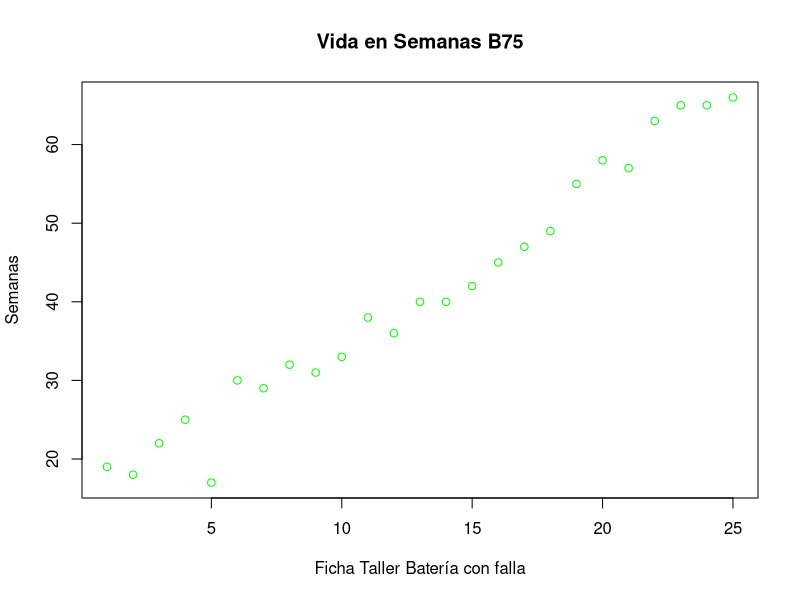
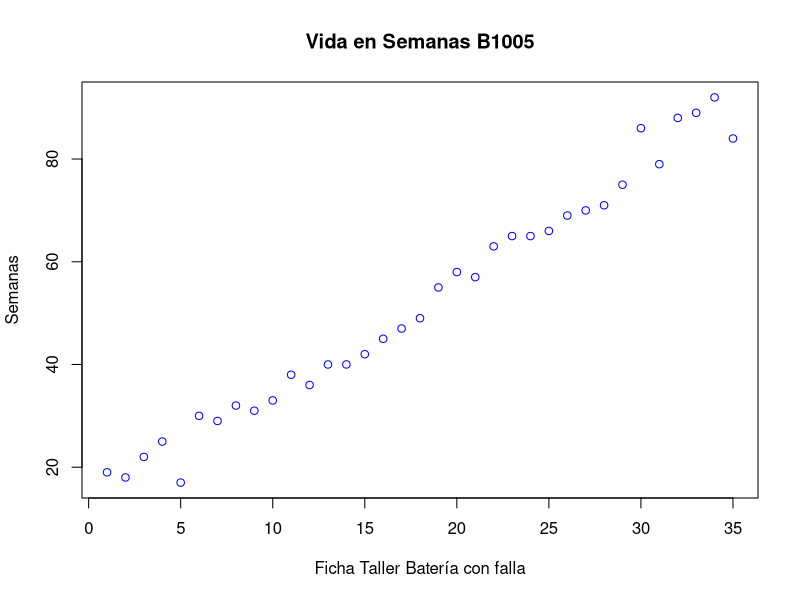
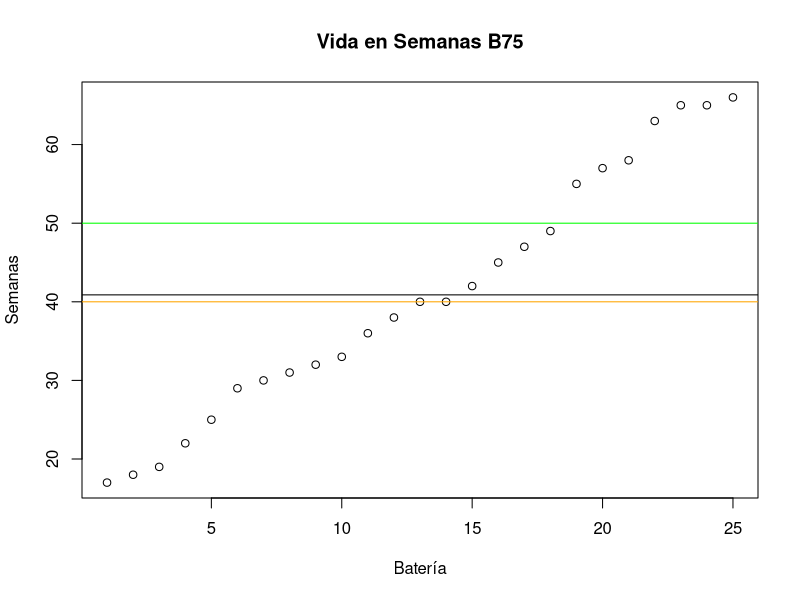
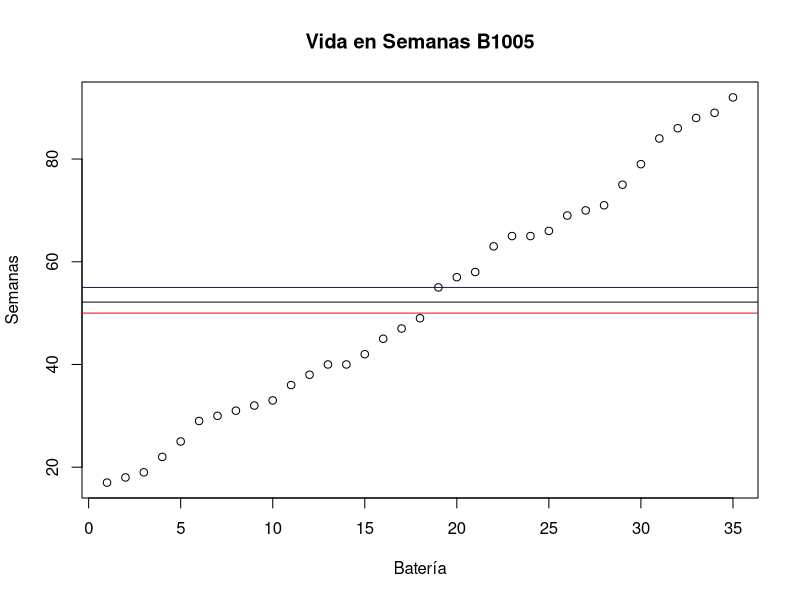
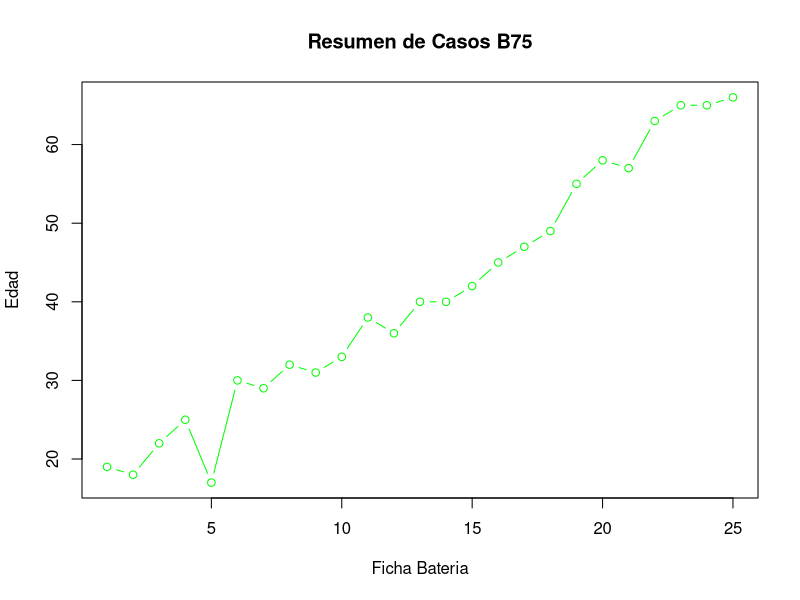
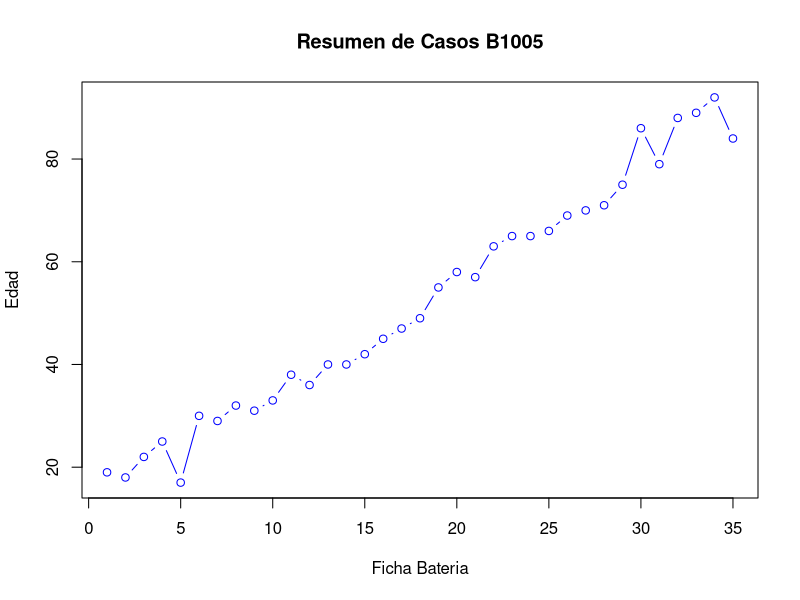
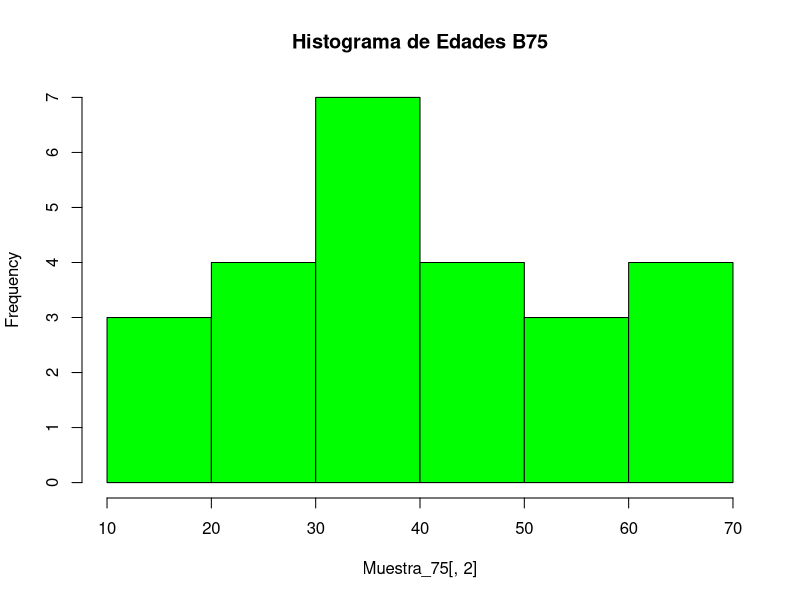
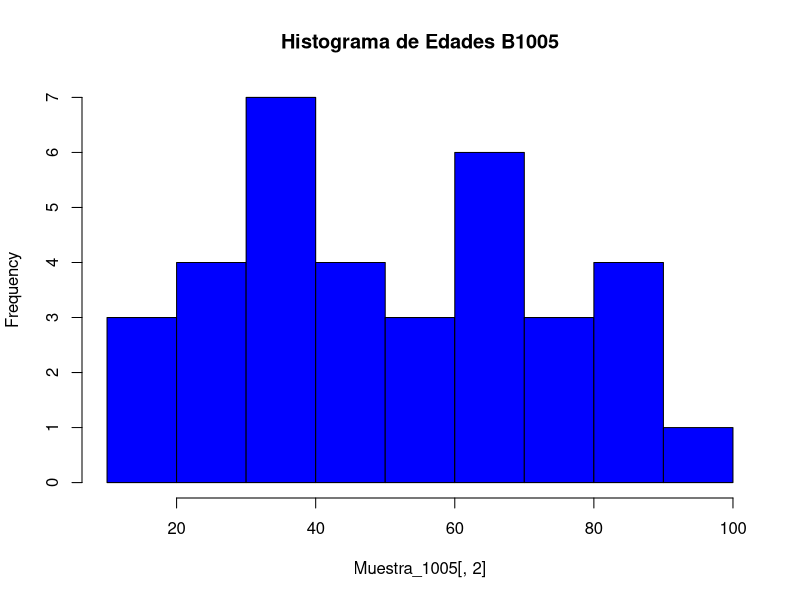

Source code (R) for these figures, in order:
## ---- chunk 1
knitr::opts_chunk$set(echo = TRUE)
## ---- chunk 2
datos_75 <- c(1 , 19 , 0,
2 , 18 , 0,
3 , 22 , 0,
4 , 25 , 0,
5 , 17 , 0,
6 , 30 , 0,
7 , 29 , 0,
8 , 32 , 0,
9 , 31 , 0,
10, 33 , 0,
11, 38 , 0,
12, 36 , 0,
13, 40 , 1,
14, 40 , 0,
15, 42 , 0,
16, 45 , 0,
17, 47 , 0,
18, 49 , 0,
19, 55 , 0,
20, 58 , 1,
21, 57 , 1,
22, 63 , 1,
23, 65 , 1,
24, 65 , 1,
25, 66 , 1)
Muestra_75 <- matrix(datos_75, ncol = 3, byrow = TRUE)
Muestra_75
## ---- chunk 3
datos_1005 <- c(1 , 19 , 0,
2 , 18 , 0,
3 , 22 , 0,
4 , 25 , 0,
5 , 17 , 0,
6 , 30 , 0,
7 , 29 , 0,
8 , 32 , 0,
9 , 31 , 0,
10, 33 , 0,
11, 38 , 0,
12, 36 , 0,
13, 40 , 1,
14, 40 , 0,
15, 42 , 0,
16, 45 , 0,
17, 47 , 0,
18, 49 , 0,
19, 55 , 0,
20, 58 , 1,
21, 57 , 1,
22, 63 , 1,
23, 65 , 1,
24, 65 , 1,
25, 66 , 1,
26, 69 , 1,
27, 70 , 1,
28, 71 , 1,
29, 75 , 1,
30, 86 , 1,
31, 79 , 1,
32, 88 , 1,
33, 89 , 0,
34, 92 , 1,
35, 84, 1)
Muestra_1005 <- matrix(datos_1005, ncol = 3, byrow = TRUE)
Muestra_1005
## ---- chunk 4
which.max(Muestra_75[1:25,2])
which.max(Muestra_1005[1:35,2])
## ---- chunk 5
Muestra_75[25,2]
Muestra_1005[34,2]
## ---- chunk 6
plot((Muestra_75[ ,2]), main = "Vida en Semanas B75", xlab = "Ficha Taller Batería con falla", ylab = "Semanas", col = "green")
plot((Muestra_1005[ ,2]), main = "Vida en Semanas B1005", xlab = "Ficha Taller Batería con falla", ylab = "Semanas", col = "blue")
## ---- chunk 7
promedio_B75 <- mean(Muestra_75[ ,2])
promedio_B75
promedio_B1005 <- mean(Muestra_1005[ ,2])
promedio_B1005
## ---- chunk 8
plot (sort(Muestra_75[ ,2]), main= "Vida en Semanas B75",xlab="Batería", ylab= "Semanas")
abline(h=promedio_B75)
abline(h=40,col="orange")
abline(h=50,col="green")
plot (sort(Muestra_1005[ ,2]), main= "Vida en Semanas B1005",xlab="Batería", ylab= "Semanas")
abline(h=promedio_B1005)
abline(h=50,col="red")
abline(h=55,col="blue")
## ---- chunk 9
plot(Muestra_75[ , 1:2],main = "Resumen de Casos B75",xlab = "Ficha Bateria",ylab="Edad", type="b", col="green")
plot(Muestra_1005[ , 1:2],main = "Resumen de Casos B1005",xlab = "Ficha Bateria",ylab="Edad", type="b", col="blue")
## ---- chunk 10
hist(Muestra_75[ ,2], main = "Histograma de Edades B75", col = "green", border = "black")
hist(Muestra_1005[ ,2], main = "Histograma de Edades B1005", col = "blue", border = "black")
## ---- chunk 11
boxplot(Muestra_75[ ,2], main = "Diagrama de Cajas y Bigotes B75")
boxplot(Muestra_1005[ ,2], main = "Diagrama de Cajas y Bigotes B1005")
## ---- chunk 12
density(Muestra_75[ ,2])
density(Muestra_1005[ ,2])
## ---- chunk 13
plot(density(Muestra_75[ ,2]), main = "Densidad B75", xlab = "Edad", ylab = "Cantidad Relativa de Muestras")
plot(density(Muestra_1005[ ,2]), main = "Densidad B1005", xlab = "Edad", ylab = "Cantidad Relativa de Muestras")
## ---- chunk 14
hist(Muestra_75[ ,2], breaks = 3, col="green",border="black", prob = TRUE,  xlab = "Edad", main = "Distribución Edades de la Muestra B75")
lines(density(Muestra_75[ ,2]), lwd = 2, col = "chocolate3")

hist(Muestra_1005[ ,2], breaks = 3, col="blue", border="black", prob = TRUE, xlab = "Edad", main = "Distribución Edades de la Muestra B1005")
lines(density(Muestra_1005[ ,2]), lwd = 2, col = "chocolate3")
## ---- chunk 15
varianza_B75 <- var(Muestra_75[ ,2])
varianza_B75
varianza_B1005 <- var(Muestra_1005[ ,2])
varianza_B1005
## ---- chunk 16
n_B75 <- length(Muestra_75[ ,2])
n_B75
n_B1005 <- length(Muestra_1005[ ,2])
n_B1005
## ---- chunk 17
n_entre_n_1_B75 <- n_B75/(n_B75-1)
n_entre_n_1_B75
n_entre_n_1_B1005 <- n_B1005/(n_B1005-1)
n_entre_n_1_B1005
## ---- chunk 18
Varianza_P_B75 <- var(Muestra_75[ ,2]/n_B75)
Varianza_P_B75
Varianza_P_B1005 <- var(Muestra_1005[ ,2]/n_B1005)
Varianza_P_B1005
## ---- chunk 19
dsm_B75 <- sd(Muestra_75[ ,2])
dsm_B75
dsm_B1005 <- sd(Muestra_1005[ ,2])
dsm_B1005
## ---- chunk 20
dsp_B75 <- sqrt(Varianza_P_B75)
dsp_B75
dsp_B1005 <- sqrt(Varianza_P_B1005)
dsp_B1005
## ---- chunk 21
dspp_B75 <- dsp_B75/n_B75
dspp_B75
dspp_B1005 <- dsp_B1005/n_B1005
dspp_B1005
## ---- chunk 22
sprintf("Varianza muestral de B75 =%s, Varianza poblacional de B75 = %s, Desvio Porcentual de B75 = %s", varianza_B75, Varianza_P_B75, dspp_B75)
sprintf("Varianza muestral de B1005 =%s, Varianza poblacional de B1005 = %s, Desvio Porcentual de B1005 = %s", varianza_B1005, Varianza_P_B1005, dspp_B1005)
